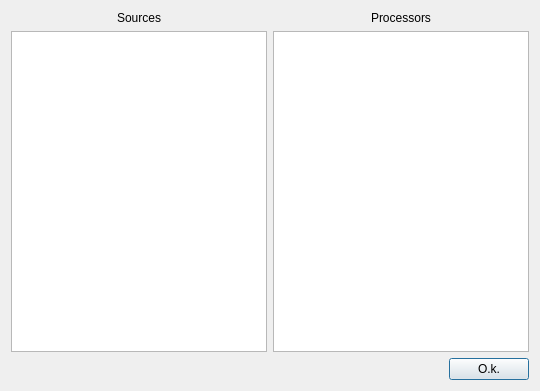
<?xml version="1.0" encoding="UTF-8"?>
<ui version="4.0">
 <class>NewInputDialog</class>
 <widget class="QDialog" name="NewInputDialog">
  <property name="geometry">
   <rect>
    <x>0</x>
    <y>0</y>
    <width>536</width>
    <height>391</height>
   </rect>
  </property>
  <property name="sizePolicy">
   <sizepolicy hsizetype="MinimumExpanding" vsizetype="Minimum">
    <horstretch>0</horstretch>
    <verstretch>0</verstretch>
   </sizepolicy>
  </property>
  <property name="windowTitle">
   <string>Antilog - New input</string>
  </property>
  <property name="windowIcon">
   <iconset resource="../resources.qrc">
    <normaloff>:/artwork/artwork/icon.svg</normaloff>:/artwork/artwork/icon.svg</iconset>
  </property>
  <layout class="QVBoxLayout" name="verticalLayout">
   <item>
    <layout class="QHBoxLayout" name="InputItemsLayout">
     <item>
      <layout class="QVBoxLayout" name="sourcesLayout">
       <item>
        <widget class="QLabel" name="sourcesLlabel">
         <property name="sizePolicy">
          <sizepolicy hsizetype="MinimumExpanding" vsizetype="Minimum">
           <horstretch>0</horstretch>
           <verstretch>0</verstretch>
          </sizepolicy>
         </property>
         <property name="text">
          <string>Sources</string>
         </property>
         <property name="alignment">
          <set>Qt::AlignCenter</set>
         </property>
        </widget>
       </item>
       <item>
        <widget class="QListWidget" name="sources">
         <property name="sizePolicy">
          <sizepolicy hsizetype="MinimumExpanding" vsizetype="Expanding">
           <horstretch>0</horstretch>
           <verstretch>0</verstretch>
          </sizepolicy>
         </property>
         <property name="focusPolicy">
          <enum>Qt::ClickFocus</enum>
         </property>
         <property name="horizontalScrollBarPolicy">
          <enum>Qt::ScrollBarAlwaysOff</enum>
         </property>
         <property name="selectionRectVisible">
          <bool>true</bool>
         </property>
        </widget>
       </item>
      </layout>
     </item>
     <item>
      <layout class="QVBoxLayout" name="processorsLayout">
       <item>
        <widget class="QLabel" name="processorsLabel">
         <property name="sizePolicy">
          <sizepolicy hsizetype="MinimumExpanding" vsizetype="Minimum">
           <horstretch>0</horstretch>
           <verstretch>0</verstretch>
          </sizepolicy>
         </property>
         <property name="text">
          <string>Processors</string>
         </property>
         <property name="alignment">
          <set>Qt::AlignCenter</set>
         </property>
        </widget>
       </item>
       <item>
        <widget class="QListWidget" name="processors">
         <property name="sizePolicy">
          <sizepolicy hsizetype="MinimumExpanding" vsizetype="Expanding">
           <horstretch>0</horstretch>
           <verstretch>0</verstretch>
          </sizepolicy>
         </property>
         <property name="focusPolicy">
          <enum>Qt::ClickFocus</enum>
         </property>
         <property name="horizontalScrollBarPolicy">
          <enum>Qt::ScrollBarAlwaysOff</enum>
         </property>
        </widget>
       </item>
      </layout>
     </item>
    </layout>
   </item>
   <item>
    <layout class="QHBoxLayout" name="horizontalLayout">
     <item>
      <spacer name="horizontalSpacer">
       <property name="orientation">
        <enum>Qt::Horizontal</enum>
       </property>
       <property name="sizeHint" stdset="0">
        <size>
         <width>40</width>
         <height>20</height>
        </size>
       </property>
      </spacer>
     </item>
     <item>
      <widget class="QPushButton" name="pushButtonOk">
       <property name="text">
        <string>O.k.</string>
       </property>
       <property name="icon">
        <iconset resource="../resources.qrc">
         <normaloff>:/artwork/artwork/button_ok.svg</normaloff>:/artwork/artwork/button_ok.svg</iconset>
       </property>
      </widget>
     </item>
    </layout>
   </item>
  </layout>
 </widget>
 <resources>
  <include location="../resources.qrc"/>
 </resources>
 <connections/>
</ui>
